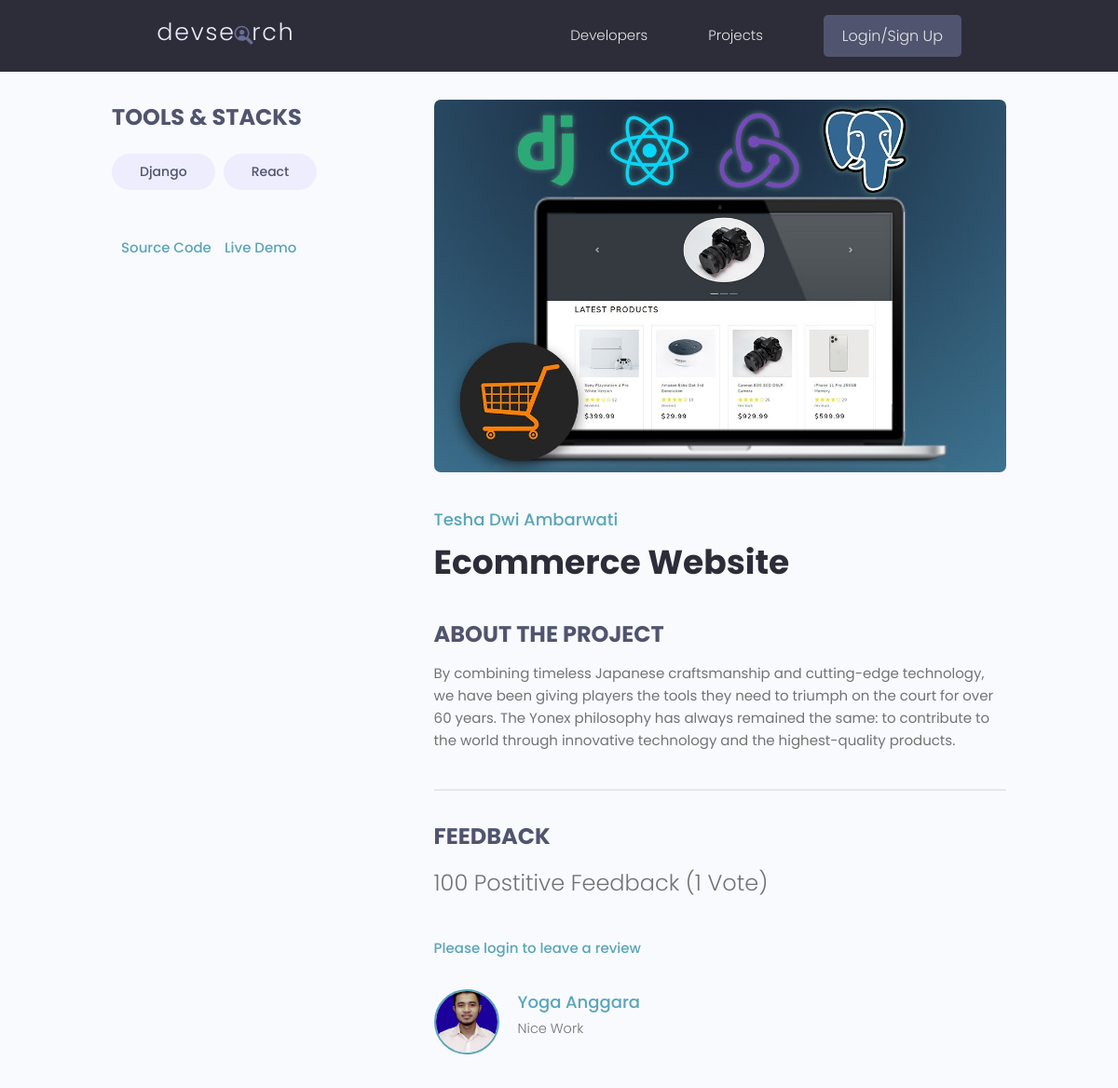
/projects/project/1c40b8e8-d310-4935-96fb-f8436154c3fe/, run on the app's committed database.
### projects/models.py (models this page shows, shortened)
class Tag(models.Model):
    name = models.CharField(max_length=200)
    created = models.DateTimeField(auto_now_add=True)
    id = models.UUIDField(default=uuid.uuid4, unique=True, primary_key=True, editable=False)
    def __str__(self):
        return self.name

class Project(models.Model):
    owner = models.ForeignKey(Profile, null=True, blank=True, on_delete=models.CASCADE)
    title = models.CharField(max_length=200)
    description = models.TextField(null=True, blank=True)
    featured_image = models.ImageField(null=True, blank=True, default="default.jpg")
    demo_link = models.CharField(max_length=2000, null=True, blank=True)
    source_link = models.CharField(max_length=2000, null=True, blank=True)
    tags = models.ManyToManyField('Tag', blank=True)
    vote_total = models.IntegerField(default=0, null=True, blank=True)
    vote_ratio = models.IntegerField(default=0, null=True, blank=True)
    created = models.DateTimeField(auto_now_add=True)
    id = models.UUIDField(default=uuid.uuid4, unique=True,
                           primary_key=True, editable=False)
    class Meta:
        ordering = ['-vote_ratio', '-vote_total', 'title']
    @property
    def imageURL(self):
        try:
            url = self.featured_image.url
        except:
            url = ''
        return url
    @property
    def reviewers(self):
        queryset = self.review_set.all().values_list('owner__id', flat=True)
        return queryset

class Review(models.Model):
    VOTE_TYPE = (
        ('up', 'Up Vote'),
        ('down', 'Down Vote'),
    )
    owner = models.ForeignKey(Profile, on_delete=models.CASCADE, null=True)
    project = models.ForeignKey(Project, on_delete=models.CASCADE)
    body = models.TextField(null=True, blank=True)
    value = models.CharField(max_length=200, choices=VOTE_TYPE)
    created = models.DateTimeField(auto_now_add=True)
    id = models.UUIDField(default=uuid.uuid4, unique=True, primary_key=True, editable=False)
    class Meta:
        unique_together = [['owner', 'project']]

### users/models.py (models this page shows, shortened)
class Profile(models.Model):
    user = models.OneToOneField(User, on_delete=models.CASCADE, null=True, blank=True)
    name = models.CharField(max_length=200, blank=True, null=True)
    email = models.EmailField(max_length=500, blank=True, null=True)
    username = models.CharField(max_length=200, blank=True, null=True)
    location = models.CharField(max_length=200, blank=True, null=True)
    short_intro = models.CharField(max_length=200, blank=True, null=True)
    bio = models.TextField(blank=True, null=True)
    profile_image = models.ImageField(null=True, blank=True, upload_to='profiles/', default="profiles/user-default.png")
    social_github = models.CharField(max_length=200, blank=True, null=True)
    social_twitter = models.CharField(max_length=200, blank=True, null=True)
    social_linkedin = models.CharField(max_length=200, blank=True, null=True)
    social_youtube = models.CharField(max_length=200, blank=True, null=True)
    social_website = models.CharField(max_length=200, blank=True, null=True)
    created = models.DateTimeField(auto_now_add=True)
    id = models.UUIDField(default=uuid.uuid4, unique=True, primary_key=True, editable=False)
    class Meta:
        ordering = ['created']

### projects/views.py (the view, shortened to what this page needs)
# urls.py: path('project/<str:pk>/', views.project, name="project"),
def project(request, pk):
    projectObj = Project.objects.get(id=pk)
    form = ReviewForm()
    return render(request, 'projects/single-project.html', {'project':projectObj, 'form':form})

### projects/templates/projects/single-project.html (shortened to what this page needs)
{% extends 'main.html' %}
{% block content %}
  <main class="singleProject my-md">
    <div class="container">
      <div class="layout">
        <div class="column column--1of3">
          <h3 class="singleProject__subtitle">Tools & Stacks</h3>
          <div class="singleProject__toolStack">
            {% for tag in project.tags.all %}
            <span class="tag tag--pill tag--sub tag--lg">
              <small>{{tag}}</small>
            </span>
            {% endfor %}
          </div>
          {% if project.source_link %}
          <a class="singleProject__liveLink" href="{{ project.source_link }}" target="_blank">Source Code
          </a>
          {% endif %}
          {% if project.source_link %}
          <a class="singleProject__liveLink" href="{{ project.source_link }}" target="_blank">Live Demo
          </a>
          {% endif %}
        </div>
        <div class="column column--2of3">
          <img class="singleProject__preview" src="{{ project.imageURL }}" alt="portfolio thumbnail" />
          <a href="{% url 'user-profile' project.owner.id %}" class="singleProject__developer">{{project.owner.name}}</a>
          <h2 class="singleProject__title">{{project.title}}</h2>
          <h3 class="singleProject__subtitle">About the Project</h3>
          <div class="singleProject__info">
              {{project.description}}
          </div>
          <div class="comments">
            <h3 class="singleProject__subtitle">Feedback</h3>
            <h5 class="project--rating">
              {{project.vote_ratio}} Postitive Feedback ({{project.vote_total}} Vote{{project.vote_total|pluralize:"s"}})
            </h5>
            {% if request.user.profile.id in project.reviewers %}
                <p>You have already submitted your review for this project</p>
                {% elif request.user.profile == project.owner %}
                <p>You cannot review your own work</p>
               {% else %}
                    <a href="{% url 'login' %}?next={{request.path}}">Please login to leave a review</a>
               {% endif %}
            <div class="commentList">
              {% for review in project.review_set.all %}
              {% if review.body %}
              <div class="comment">
                <a href="{% url 'user-profile' review.owner.id %}">
                  <img class="avatar avatar--md"
                    src="{{review.owner.profile_image.url}}" alt="user" />
                </a>
                <div class="comment__details">
                  <a href="{% url 'user-profile' review.owner.id %}"
                   class="comment__author">{{review.owner.name}}</a>
                  <p class="comment__info">{{review.body|linebreaksbr}}</p>
                </div>
              </div>
              {% endif %}
              {% endfor %}
            </div>
          </div>
        </div>
      </div>
    </div>
  </main>
{% endblock %}

### static/styles/app.css (style rules this page uses)
:root { --color-sub: #2d2d39; }
img { width: 100%; }
.singleProject .column--1of3 { order: 2; }
@media screen and (min-width: 1081px) { .singleProject .column--1of3 { order: 1; } }
@media screen and (min-width: 1081px) { .singleProject .column--2of3 { order: 2; } }
.singleProject__toolStack { margin-top: 2rem; margin-bottom: 4rem; }
.singleProject__liveLink { font-weight: 500; transition: all 0.3s ease-in-out; border-bottom: 2px solid transparent; }
.singleProject__preview { height: 50vh; object-fit: cover; object-position: top center; margin-bottom: 3rem; border-radius: 0.7rem; }
.singleProject__developer { font-size: 1.8rem; font-weight: 500; }
.singleProject__title { font-size: 3.6rem; font-weight: 700; color: var(--color-sub); margin-bottom: 3rem; }
.project--rating { margin-bottom: 1.6em; margin-top: .5em; }
.singleProject__subtitle { text-transform: uppercase; font-size: 2.4rem; font-weight: 700; color: var(--color-sub-light); margin-bottom: 1rem; }
.comments { margin-top: 4rem; padding-top: 3rem; border-top: 2px solid var(--color-light); }
.commentList { margin: 3rem 0; }
.comment { display: flex; gap: 2rem; }
.comment__author { font-size: 1.8rem; }
.comment__info { font-size: 1.45rem; }

### static/uikit/styles/modules/_variables.css (style rules this page uses)
:root { --color-main: #5aa5b9; --color-main-light: #e6faff; --color-sub: #3f4156; --color-sub-light: #51546e; --color-sub-lighter: #ededfd; --color-text: #737373; --color-gray: #8b8b8b; --color-light: #e5e7eb; --color-light-gray: #767676; --color-bg: #f8fafd; --color-white: #fffefd; --color-white-light: #f3f3f3; --color-success: #359e64; --color-success-bg: #def8e8; --color-error: #fc4b0b; --color-error-bg: #fff2ee; --font-base: 'Poppins', arial, helvetica, 'Segoe UI', roboto, ubuntu, sans-serif; --font-monospace: 'Fira Code', 'Courier New', courier, monospace; --font-regular: 300; --font-medium: 500; --font-bold: 700; --generic-shadow: 1px 1px 5px #00000010; --generic-transition: all 0.3s ease-in-out; }

### static/uikit/styles/modules/_base.css (style rules this page uses)
* { margin: 0; padding: 0; box-sizing: border-box; text-rendering: optimizeLegibility; color: inherit; font-size: inherit; }
html { font-size: 50%; }
@media only screen and (min-width: 480px) { html { font-size: 56.25%; } }
@media only screen and (min-width: 1200px) { html { font-size: 62.5%; } }
body { line-height: 1.6; font-weight: 400; font-size: 1.5rem; color: var(--color-text); background-color: var(--color-bg); min-height: 100vh; }

### static/uikit/styles/modules/_typography.css (style rules this page uses)
* { font-family: var(--font-base); }
h2 { font-size: 3.6rem; font-weight: var(--font-bold); }
h3 { font-size: 3.2rem; font-weight: var(--font-medium); }
h5 { font-size: 2.4rem; font-weight: var(--font-medium); }
h5, h6 { font-weight: var(--font-regular); }
p, span, strong { font-size: 1.6rem; color: var(--color-text); font-weight: var(--font-regular); }
a { padding-bottom: 2px; text-decoration: none; display: inline-block; color: var(--color-main); font-weight: var(--font-medium); }

### static/uikit/styles/modules/_utilities.css (style rules this page uses)
.container { width: 92%; max-width: 165rem; margin: 0 auto; box-sizing: border-box; }
@media screen and (min-width: 1000px) { .container { width: 90%; } }
@media screen and (min-width: 1200px) { .container { width: 80%; } }
.my-md { margin: 3rem auto; }

### static/uikit/styles/modules/_avatar.css (style rules this page uses)
.avatar { border-radius: 50%; border: 2px solid var(--color-main); object-fit: cover; }
.avatar--md { height: 7rem; width: 7rem; }

### static/uikit/styles/modules/_tag.css (style rules this page uses)
.tag { display: inline-flex; align-items: center; background-color: var(--color-sub); height: -webkit-fit-content; height: -moz-fit-content; height: fit-content; width: -webkit-fit-content; width: -moz-fit-content; width: fit-content; border-radius: 0.5rem; padding: 0.5rem 1.5rem; font-size: 1.2rem; cursor: pointer; }
.tag:not(:last-child) { margin-right: 0.25rem; margin-bottom: 0.75rem; }
.tag > small { color: var(--color-white); }
.tag--pill { border-radius: 5rem; }
.tag--sub, .tag--sub > small { background: var(--color-sub-lighter); color: var(--color-sub-light); font-weight: 500; }
.tag--lg { padding: 0.8rem 3rem; font-size: 1.4rem; }
.tag--lg:not(:last-child) { margin-right: 0.5rem; margin-bottom: 1rem; }

### static/uikit/styles/modules/_layout.css (style rules this page uses)
.layout { display: flex; flex-flow: row wrap; justify-content: space-between; }
.layout > .column { margin-bottom: 3rem; }
.layout > .column.column--1of3 { flex-basis: 30%; }
.layout > .column.column--2of3 { flex-basis: 64%; }

### data on the page
Tag: name "Django"
Tag: name "React"
Project: imageURL (picture), owner.name "Tesha Dwi Ambarwati", title "Ecommerce Website", description "By combining timeless Japanese craftsmanship and cutting-edge technology, we have been giving players the tools they need to triumph on the court for over 60 years. The Yonex philosophy has always remained the same: to contribute to the world through innovative technology and the highest-quality products.", vote_ratio "100", vote_total "1"
Review: owner.profile_image (picture), owner.name "Yoga Anggara", body "Nice Work"
